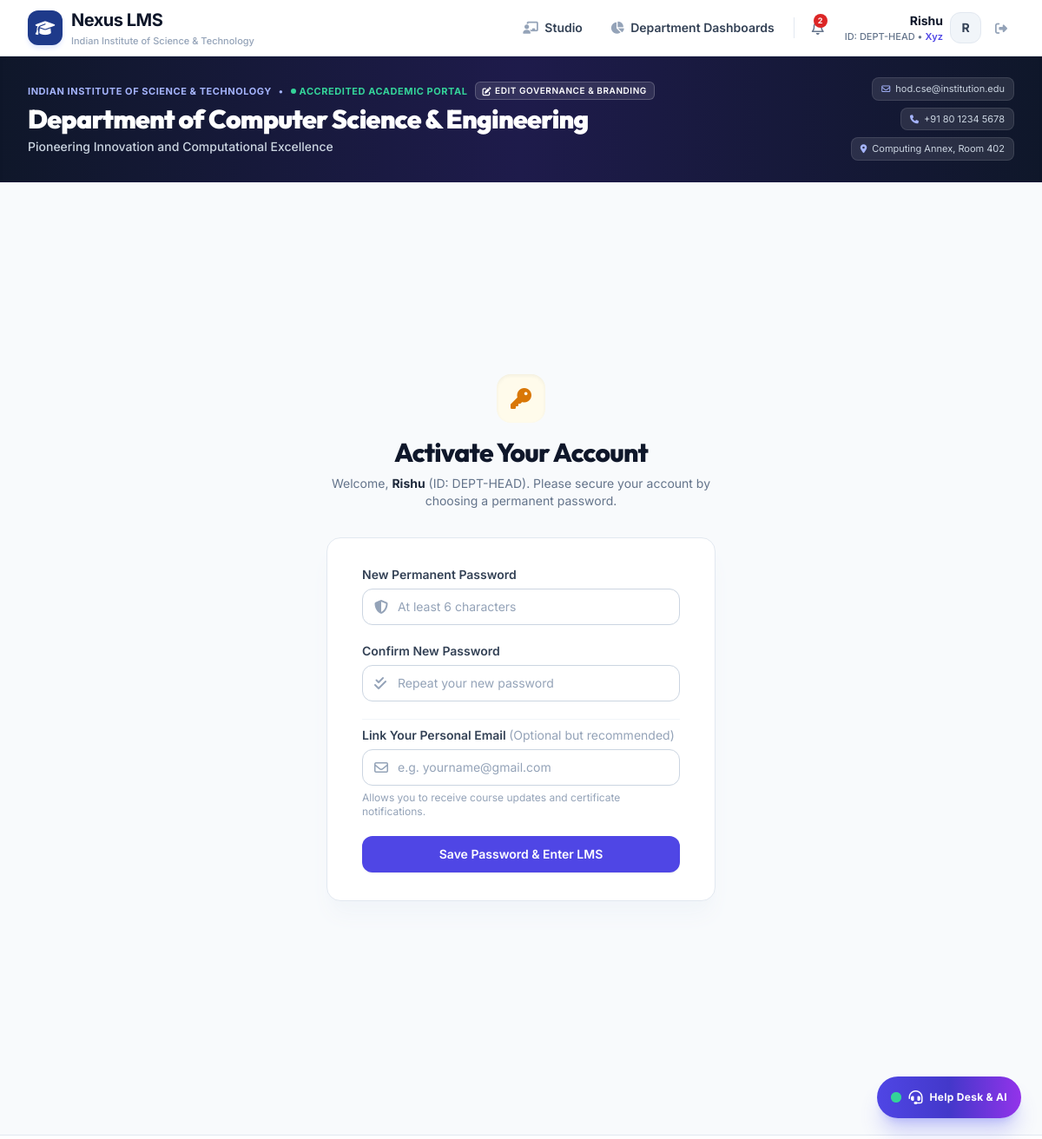
The page /setup-account (signed in) on the database its author committed.
### tables this page shows
CREATE TABLE system_settings (
            key TEXT PRIMARY KEY,
            value TEXT NOT NULL
        );

CREATE TABLE users (
            id INTEGER PRIMARY KEY AUTOINCREMENT,
            user_id TEXT UNIQUE NOT NULL,               -- e.g. "CS2026-001" or "T-JOHN"
            full_name TEXT NOT NULL,
            department TEXT NOT NULL,                  -- e.g. "Computer Science"
            email TEXT UNIQUE,                         -- Can be NULL initially
            password_hash TEXT NOT NULL,
            role TEXT NOT NULL DEFAULT 'student',      -- 'student', 'teacher', 'department_admin'
            must_change_password INTEGER DEFAULT 1,    -- 1 = must reset on first login
            created_at TIMESTAMP DEFAULT CURRENT_TIMESTAMP
        , guardian_name TEXT, school_name TEXT, udise_code TEXT, block TEXT, district TEXT, state TEXT, pincode TEXT, last_active_at TIMESTAMP, normalized_name TEXT, normalized_guardian TEXT, designation TEXT, avatar_url TEXT, phone TEXT, bio TEXT);

### app/routes/auth_routes.py (the view)
@router.get("/setup-account", response_class=HTMLResponse)
async def setup_account_page(request: Request):
    user = get_current_user(request)
    if not user:
        return RedirectResponse(url="/login", status_code=303)
    return templates.TemplateResponse("setup_account.html", {"request": request, "user": user, "error": None})

### app/templates/setup_account.html (shortened to what this page needs)
{% extends "base.html" %}
{% block content %}
<div class="min-h-[80vh] flex flex-col justify-center py-12 sm:px-6 lg:px-8">
    <div class="sm:mx-auto sm:w-full sm:max-w-md text-center">
        <div class="inline-flex items-center justify-center w-14 h-14 rounded-2xl bg-amber-50 text-amber-600 mb-4 shadow-inner">
            <i class="fa-solid fa-key text-2xl"></i>
        </div>
        <h2 class="text-3xl font-extrabold text-slate-900 tracking-tight">Activate Your Account</h2>
        <p class="mt-2 text-sm text-slate-500">
            Welcome, <strong class="text-slate-800">{{ user.full_name }}</strong> (ID: {{ user.user_id }}). Please secure your account by choosing a permanent password.
        </p>
    </div>
    <div class="mt-8 sm:mx-auto sm:w-full sm:max-w-md px-4 sm:px-0">
        <div class="bg-white py-8 px-6 shadow-xl shadow-slate-100 rounded-2xl border border-slate-200 sm:px-10">
            <form class="space-y-5" action="/setup-account" method="POST">
                <div>
                    <label for="new_password" class="block text-sm font-semibold text-slate-700">New Permanent Password</label>
                    <div class="mt-1.5 relative">
                        <div class="absolute inset-y-0 left-0 pl-3.5 flex items-center pointer-events-none text-slate-400">
                        </div>
                        <input id="new_password" name="new_password" type="password" required minlength="6" placeholder="At least 6 characters"
                            class="block w-full pl-10 pr-3 py-2.5 border border-slate-300 rounded-xl text-slate-900 placeholder-slate-400 focus:outline-none focus:ring-2 focus:ring-indigo-500 focus:border-indigo-500 text-sm">
                    </div>
                </div>
                <div>
                    <label for="confirm_password" class="block text-sm font-semibold text-slate-700">Confirm New Password</label>
                    <div class="mt-1.5 relative">
                        <div class="absolute inset-y-0 left-0 pl-3.5 flex items-center pointer-events-none text-slate-400">
                        </div>
                        <input id="confirm_password" name="confirm_password" type="password" required minlength="6" placeholder="Repeat your new password"
                            class="block w-full pl-10 pr-3 py-2.5 border border-slate-300 rounded-xl text-slate-900 placeholder-slate-400 focus:outline-none focus:ring-2 focus:ring-indigo-500 focus:border-indigo-500 text-sm">
                    </div>
                </div>
                <div class="pt-2 border-t border-slate-100">
                    <label for="email" class="block text-sm font-semibold text-slate-700">
                        Link Your Personal Email <span class="text-slate-400 font-normal">(Optional but recommended)</span>
                    </label>
                    <div class="mt-1.5 relative">
                        <div class="absolute inset-y-0 left-0 pl-3.5 flex items-center pointer-events-none text-slate-400">
                        </div>
                        <input id="email" name="email" type="email" placeholder="e.g. yourname@gmail.com"
                            class="block w-full pl-10 pr-3 py-2.5 border border-slate-300 rounded-xl text-slate-900 placeholder-slate-400 focus:outline-none focus:ring-2 focus:ring-indigo-500 focus:border-indigo-500 text-sm">
                    </div>
                    <p class="mt-1.5 text-xs text-slate-400">Allows you to receive course updates and certificate notifications.</p>
                </div>
                <div>
                    <button type="submit"
                        class="w-full flex justify-center py-2.5 px-4 border border-transparent rounded-xl shadow-sm text-sm font-semibold text-white bg-indigo-600 hover:bg-indigo-700 focus:outline-none focus:ring-2 focus:ring-offset-2 focus:ring-indigo-500 transition">
                        Save Password & Enter LMS
                    </button>
                </div>
            </form>
        </div>
    </div>
</div>
{% endblock %}

### app/templates/base.html (shortened to what this page needs)
<!DOCTYPE html>
<html lang="en">
<head>
    {% set brand = get_branding() %}
    <script src="https://cdn.tailwindcss.com"></script>
    <link rel="stylesheet" href="https://cdnjs.cloudflare.com/ajax/libs/font-awesome/6.4.0/css/all.min.css">
</head>
<body class="bg-slate-50 text-slate-800 min-h-screen flex flex-col antialiased">
    {% set brand = get_branding() %}
    <header class="bg-white border-b border-slate-200 sticky top-0 z-40 shadow-xs">
        <div class="max-w-7xl mx-auto px-4 sm:px-6 lg:px-8">
            <div class="flex justify-between h-16 items-center">
                <div class="flex items-center space-x-3">
                    <a href="/" class="flex items-center space-x-2.5">
                        {% if brand.logo_image_url %}
                            <img src="{{ brand.logo_image_url }}" alt="Logo" class="h-10 max-w-[160px] object-contain">
                        {% else %}
                            <div class="w-10 h-10 rounded-xl theme-bg flex items-center justify-center text-white shadow-md shadow-indigo-100">
                                <i class="fa-solid {{ brand.logo_icon or 'fa-graduation-cap' }} text-lg"></i>
                            </div>
                        {% endif %}
                        <div>
                            <span class="text-lg sm:text-xl font-bold text-slate-900 tracking-tight leading-none block">{{ brand.platform_name }}</span>
                            <span class="text-[11px] block text-slate-400 font-medium mt-0.5">{{ brand.institution_name }}</span>
                        </div>
                    </a>
                </div>
                <nav class="flex items-center space-x-2 sm:space-x-3">
                    {% if user %}
                        {% if user.role in ['teacher', 'department_admin'] %}
                            <a href="/teacher" class="text-xs sm:text-sm font-semibold text-slate-700 hover:text-indigo-600 px-2.5 py-1.5 rounded-lg hover:bg-slate-100 transition">
                                <i class="fa-solid fa-chalkboard-user mr-1 text-slate-400"></i> Studio
                            </a>
                            <a href="/department" class="text-xs sm:text-sm font-semibold text-slate-700 hover:text-indigo-600 px-2.5 py-1.5 rounded-lg hover:bg-slate-100 transition">
                                <i class="fa-solid fa-chart-pie mr-1 text-slate-400"></i> Department Dashboards
                            </a>
                        {% endif %}
                        <div class="relative">
                            <button onclick="toggleNotificationCenter()" id="notifBellBtn" title="Notifications"
                                class="relative text-slate-500 hover:text-indigo-600 p-2 rounded-xl hover:bg-slate-100 transition focus:outline-none">
                                <i class="fa-regular fa-bell text-base"></i>
                                <span id="notifUnreadBadge" class="hidden absolute top-1 right-1 min-w-[16px] h-4 px-1 rounded-full bg-red-600 text-white font-bold text-[9px] flex items-center justify-center">0</span>
                            </button>
                        </div>
                        <div class="flex items-center space-x-2 pl-1">
                            <a href="/profile" class="flex items-center space-x-2 hover:opacity-85 transition group" title="View Profile">
                                <div class="text-right hidden md:block">
                                    <p class="text-xs sm:text-sm font-bold text-slate-900 leading-tight group-hover:text-indigo-600 transition">{{ user.full_name }}</p>
                                    <p class="text-[11px] text-slate-500 font-medium">ID: {{ user.user_id }} &bull; <span class="capitalize font-semibold {% if user.role == 'department_admin' %}text-indigo-600{% elif user.role == 'teacher' %}text-sky-600{% else %}text-slate-600{% endif %}">{{ user.designation or user.role.replace('_', ' ') }}</span></p>
                                </div>
                                <div class="w-8 h-8 sm:w-9 sm:h-9 rounded-xl bg-slate-100 border border-slate-200 flex items-center justify-center font-bold text-slate-700 text-xs sm:text-sm group-hover:border-indigo-300 transition">
                                    {{ user.full_name[0] }}
                                </div>
                            </a>
                            <a href="/logout" title="Sign Out" class="text-slate-400 hover:text-red-600 p-2 rounded-lg hover:bg-red-50 transition">
                                <i class="fa-solid fa-right-from-bracket text-sm"></i>
                            </a>
                        </div>
                    {% else %}
                        <a href="/login" class="inline-flex items-center px-4 py-2 text-xs sm:text-sm font-bold rounded-xl text-white theme-bg shadow-sm transition">
                            Sign In
                        </a>
                    {% endif %}
                </nav>
            </div>
        </div>
    </header>
    <div class="relative bg-gradient-to-r from-slate-900 via-indigo-950 to-slate-900 text-white overflow-hidden shadow-inner border-b border-indigo-950/40">
        <div class="relative z-10 max-w-7xl mx-auto px-4 sm:px-6 lg:px-8 py-5 sm:py-6">
            <div class="flex flex-col md:flex-row md:items-center md:justify-between gap-4">
                <div class="space-y-1 max-w-3xl">
                    <div class="flex items-center space-x-2 text-[11px] font-bold uppercase tracking-wider text-indigo-300">
                        <span>{{ brand.institution_name }}</span>
                        <span>&bull;</span>
                        <span class="text-emerald-400 flex items-center space-x-1">
                            <span class="w-1.5 h-1.5 rounded-full bg-emerald-400 animate-pulse"></span>
                            <span>{{ brand.accreditation_badge or 'Accredited Academic Portal' }}</span>
                        </span>
                        {% if user and user.role == 'department_admin' %}
                        <a href="/department?tab=governance" class="inline-flex items-center space-x-1 px-2 py-0.5 rounded-md bg-white/10 hover:bg-white/20 text-white text-[10px] font-semibold transition border border-white/20">
                            <i class="fa-solid fa-pen-to-square"></i>
                            <span>Edit Governance & Branding</span>
                        </a>
                        {% endif %}
                    </div>
                    <h1 class="text-xl sm:text-2xl md:text-3xl font-black tracking-tight text-white leading-tight">
                        {{ brand.department_name }}
                    </h1>
                    {% if brand.department_tagline %}
                    <p class="text-xs sm:text-sm text-slate-300 font-medium">
                        {{ brand.department_tagline }}
                    </p>
                    {% endif %}
                </div>
                <div class="flex flex-wrap md:flex-col md:items-end gap-2 text-[11px] text-slate-300 shrink-0">
                    {% if brand.contact_email %}
                    <span class="inline-flex items-center space-x-1.5 px-2.5 py-1 rounded-lg bg-white/10 backdrop-blur-xs border border-white/10">
                        <i class="fa-regular fa-envelope text-indigo-300 text-[10px]"></i>
                        <span>{{ brand.contact_email }}</span>
                    </span>
                    {% endif %}
                    {% if brand.contact_phone %}
                    <span class="inline-flex items-center space-x-1.5 px-2.5 py-1 rounded-lg bg-white/10 backdrop-blur-xs border border-white/10">
                        <i class="fa-solid fa-phone text-indigo-300 text-[10px]"></i>
                        <span>{{ brand.contact_phone }}</span>
                    </span>
                    {% endif %}
                    {% if brand.contact_office %}
                    <span class="inline-flex items-center space-x-1.5 px-2.5 py-1 rounded-lg bg-white/10 backdrop-blur-xs border border-white/10">
                        <i class="fa-solid fa-location-dot text-indigo-300 text-[10px]"></i>
                        <span>{{ brand.contact_office }}</span>
                    </span>
                    {% endif %}
                </div>
            </div>
        </div>
    </div>
    <main class="flex-1">
        {% block content %}{% endblock %}
    </main>
    <footer class="bg-white border-t border-slate-200 py-6 mt-12">
    </footer>
    {% if user %}
    <div id="lmsChatbotContainer" class="fixed bottom-6 right-6 z-50">
        <button onclick="toggleLmsChatbot()" id="chatbotToggleBtn"
            class="group flex items-center space-x-2 px-4 py-3 rounded-full bg-gradient-to-r from-indigo-600 via-indigo-700 to-purple-600 text-white shadow-xl shadow-indigo-500/30 hover:scale-105 active:scale-95 transition-all">
            <span class="relative flex h-3 w-3">
                <span class="relative inline-flex rounded-full h-3 w-3 bg-emerald-400"></span>
            </span>
            <i class="fa-solid fa-headset text-base"></i>
            <span class="text-xs font-bold tracking-wide">Help Desk & AI</span>
        </button>
    </div>
    {% endif %}
</body>
</html>

### rows shown on the page
system_settings: platform_name "Nexus LMS"
system_settings: institution_name "Indian Institute of Science & Technology", institution_name "INDIAN INSTITUTE OF SCIENCE & TECHNOLOGY"
users: full_name "Rishu", user_id "DEPT-HEAD", designation "Xyz", full_name "R"
system_settings: value "ACCREDITED ACADEMIC PORTAL"
system_settings: department_name "Department of Computer Science & Engineering"
system_settings: department_tagline "Pioneering Innovation and Computational Excellence"
system_settings: contact_email "hod.cse@institution.edu"
system_settings: contact_phone "+91 80 1234 5678"
system_settings: contact_office "Computing Annex, Room 402"
